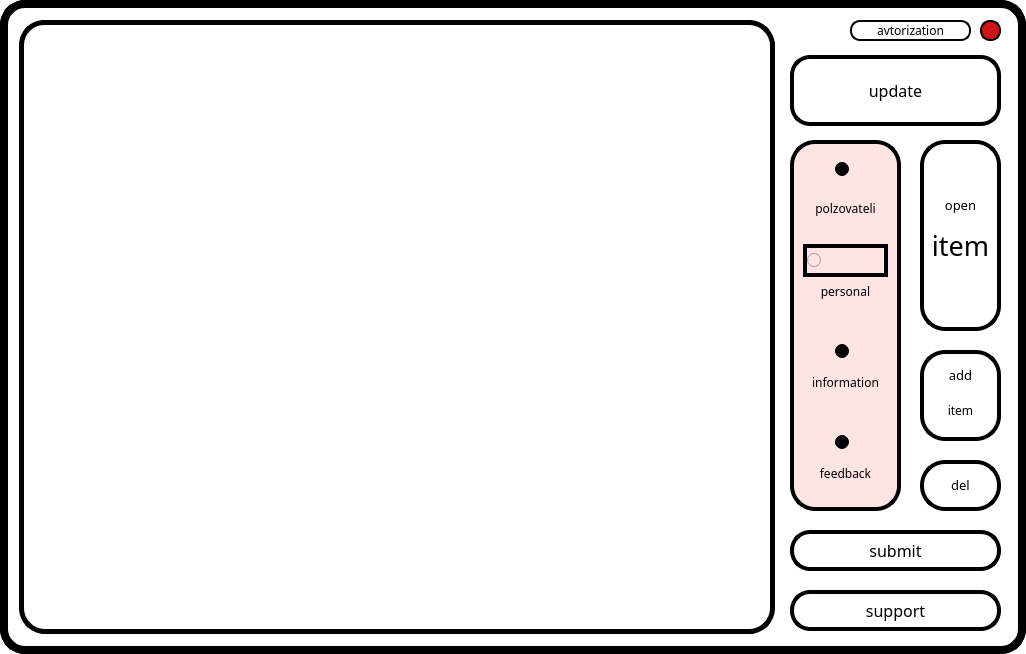
<?xml version="1.0" encoding="UTF-8"?>
<ui version="4.0">
 <class>polzovat</class>
 <widget class="QMainWindow" name="polzovat">
  <property name="geometry">
   <rect>
    <x>0</x>
    <y>0</y>
    <width>1026</width>
    <height>654</height>
   </rect>
  </property>
  <property name="windowTitle">
   <string>MainWindow</string>
  </property>
  <property name="styleSheet">
   <string notr="true">background-color: rgb(255, 255, 255);
  border:8px solid #000000;
  border-radius: 25px;
</string>
  </property>
  <widget class="QWidget" name="centralwidget">
   <widget class="QPushButton" name="nazad">
    <property name="geometry">
     <rect>
      <x>850</x>
      <y>20</y>
      <width>121</width>
      <height>21</height>
     </rect>
    </property>
    <property name="font">
     <font>
      <family>SETxt</family>
      <pointsize>9</pointsize>
     </font>
    </property>
    <property name="styleSheet">
     <string notr="true">color: rgb(0, 0, 0);
  border:2px solid #000000;
  border-radius: 10px;
padding-left: 0px;
padding-up: 40px;</string>
    </property>
    <property name="text">
     <string>avtorization</string>
    </property>
   </widget>
   <widget class="QPushButton" name="vihod">
    <property name="geometry">
     <rect>
      <x>980</x>
      <y>20</y>
      <width>21</width>
      <height>21</height>
     </rect>
    </property>
    <property name="styleSheet">
     <string notr="true">  border:2px solid #000000;
  border-radius: 10px;
background-color: rgb(207, 20, 23);</string>
    </property>
    <property name="text">
     <string/>
    </property>
   </widget>
   <widget class="QPushButton" name="dobavlinf">
    <property name="geometry">
     <rect>
      <x>920</x>
      <y>140</y>
      <width>81</width>
      <height>191</height>
     </rect>
    </property>
    <property name="font">
     <font>
      <family>SETxt</family>
      <pointsize>18</pointsize>
     </font>
    </property>
    <property name="styleSheet">
     <string notr="true">background-color: qlineargradient(spread:pad, x1:0, y1:0, x2:1, y2:0, stop:0 rgba(0, 0, 0, 0), stop:1 rgba(255, 255, 255, 0));
  border:4px solid #000000;
  border-radius: 25px;
color: rgb(0, 0, 0);</string>
    </property>
    <property name="text">
     <string/>
    </property>
   </widget>
   <widget class="QPushButton" name="obn">
    <property name="geometry">
     <rect>
      <x>790</x>
      <y>590</y>
      <width>211</width>
      <height>41</height>
     </rect>
    </property>
    <property name="font">
     <font>
      <family>SETxt</family>
      <pointsize>12</pointsize>
     </font>
    </property>
    <property name="styleSheet">
     <string notr="true">	background-color: rgb(255, 255, 255);
  border:4px solid #000000;
  border-radius: 20px;
color: rgb(0, 0, 0);</string>
    </property>
    <property name="text">
     <string>support</string>
    </property>
   </widget>
   <widget class="QPushButton" name="udaleninf">
    <property name="geometry">
     <rect>
      <x>920</x>
      <y>350</y>
      <width>81</width>
      <height>91</height>
     </rect>
    </property>
    <property name="styleSheet">
     <string notr="true">background-color: qlineargradient(spread:pad, x1:0, y1:0, x2:1, y2:0, stop:0 rgba(0, 0, 0, 0), stop:1 rgba(255, 255, 255, 0));
  border:4px solid #000000;
color: rgb(0, 0, 0);
  border-radius: 25px;</string>
    </property>
    <property name="text">
     <string/>
    </property>
   </widget>
   <widget class="QFrame" name="frame">
    <property name="geometry">
     <rect>
      <x>790</x>
      <y>140</y>
      <width>111</width>
      <height>371</height>
     </rect>
    </property>
    <property name="styleSheet">
     <string notr="true">
  border:4px solid #000000;
  border-radius: 25px;
background-color: rgb(255, 228, 228);</string>
    </property>
    <property name="frameShape">
     <enum>QFrame::StyledPanel</enum>
    </property>
    <property name="frameShadow">
     <enum>QFrame::Raised</enum>
    </property>
    <layout class="QVBoxLayout" name="verticalLayout">
     <item>
      <widget class="QRadioButton" name="polzz">
       <property name="sizePolicy">
        <sizepolicy hsizetype="Ignored" vsizetype="Ignored">
         <horstretch>0</horstretch>
         <verstretch>0</verstretch>
        </sizepolicy>
       </property>
       <property name="styleSheet">
        <string notr="true">background-color: qlineargradient(spread:pad, x1:0, y1:0, x2:1, y2:0, stop:0 rgba(0, 0, 0, 0), stop:1 rgba(255, 255, 255, 0));
  border:0px solid #000000;
  border-radius: 32px;
color: rgb(0, 0, 0);
padding-left: 32px;</string>
       </property>
       <property name="text">
        <string/>
       </property>
      </widget>
     </item>
     <item>
      <widget class="QLabel" name="polz">
       <property name="sizePolicy">
        <sizepolicy hsizetype="Minimum" vsizetype="Minimum">
         <horstretch>0</horstretch>
         <verstretch>0</verstretch>
        </sizepolicy>
       </property>
       <property name="font">
        <font>
         <family>SETxt</family>
        </font>
       </property>
       <property name="contextMenuPolicy">
        <enum>Qt::NoContextMenu</enum>
       </property>
       <property name="styleSheet">
        <string notr="true">background-color: qlineargradient(spread:pad, x1:0, y1:0, x2:1, y2:0, stop:0 rgba(0, 0, 0, 0), stop:1 rgba(255, 255, 255, 0));
  border:0px solid #000000;
  border-radius: 0px;
color: rgb(0, 0, 0);</string>
       </property>
       <property name="text">
        <string>polzovateli</string>
       </property>
       <property name="textFormat">
        <enum>Qt::RichText</enum>
       </property>
       <property name="alignment">
        <set>Qt::AlignCenter</set>
       </property>
      </widget>
     </item>
     <item>
      <spacer name="verticalSpacer_3">
       <property name="orientation">
        <enum>Qt::Vertical</enum>
       </property>
       <property name="sizeType">
        <enum>QSizePolicy::Ignored</enum>
       </property>
       <property name="sizeHint" stdset="0">
        <size>
         <width>78</width>
         <height>13</height>
        </size>
       </property>
      </spacer>
     </item>
     <item>
      <widget class="QRadioButton" name="personal">
       <property name="sizePolicy">
        <sizepolicy hsizetype="Ignored" vsizetype="Ignored">
         <horstretch>0</horstretch>
         <verstretch>0</verstretch>
        </sizepolicy>
       </property>
       <property name="styleSheet">
        <string notr="true">background-color: qlineargradient(spread:pad, x1:0, y1:0, x2:1, y2:0, stop:0 rgba(0, 0, 0, 0), stop:1 rgba(255, 255, 255, 0));
  border:0px solid #000000;
  border-radius: 25px;
color: rgb(0, 0, 0);
padding-left: 32px;
QRadioButton::indicator {
    width: 15px;
    height: 13px;
}</string>
       </property>
       <property name="text">
        <string/>
       </property>
      </widget>
     </item>
     <item alignment="Qt::AlignTop">
      <widget class="QLabel" name="label">
       <property name="sizePolicy">
        <sizepolicy hsizetype="Minimum" vsizetype="Minimum">
         <horstretch>0</horstretch>
         <verstretch>0</verstretch>
        </sizepolicy>
       </property>
       <property name="font">
        <font>
         <family>SETxt</family>
        </font>
       </property>
       <property name="contextMenuPolicy">
        <enum>Qt::NoContextMenu</enum>
       </property>
       <property name="styleSheet">
        <string notr="true">background-color: qlineargradient(spread:pad, x1:0, y1:0, x2:1, y2:0, stop:0 rgba(0, 0, 0, 0), stop:1 rgba(255, 255, 255, 0));
  border:0px solid #000000;
  border-radius: 0px;
color: rgb(0, 0, 0);</string>
       </property>
       <property name="text">
        <string>personal</string>
       </property>
       <property name="textFormat">
        <enum>Qt::RichText</enum>
       </property>
       <property name="alignment">
        <set>Qt::AlignCenter</set>
       </property>
      </widget>
     </item>
     <item>
      <spacer name="verticalSpacer_2">
       <property name="orientation">
        <enum>Qt::Vertical</enum>
       </property>
       <property name="sizeType">
        <enum>QSizePolicy::Ignored</enum>
       </property>
       <property name="sizeHint" stdset="0">
        <size>
         <width>78</width>
         <height>13</height>
        </size>
       </property>
      </spacer>
     </item>
     <item>
      <widget class="QRadioButton" name="information">
       <property name="sizePolicy">
        <sizepolicy hsizetype="Ignored" vsizetype="Ignored">
         <horstretch>0</horstretch>
         <verstretch>0</verstretch>
        </sizepolicy>
       </property>
       <property name="styleSheet">
        <string notr="true">background-color: qlineargradient(spread:pad, x1:0, y1:0, x2:1, y2:0, stop:0 rgba(0, 0, 0, 0), stop:1 rgba(255, 255, 255, 0));
  border:0px solid #000000;
  border-radius: 25px;
color: rgb(0, 0, 0);
padding-left: 32px;</string>
       </property>
       <property name="text">
        <string/>
       </property>
      </widget>
     </item>
     <item alignment="Qt::AlignTop">
      <widget class="QLabel" name="label_2">
       <property name="sizePolicy">
        <sizepolicy hsizetype="Minimum" vsizetype="Minimum">
         <horstretch>0</horstretch>
         <verstretch>0</verstretch>
        </sizepolicy>
       </property>
       <property name="font">
        <font>
         <family>SETxt</family>
        </font>
       </property>
       <property name="contextMenuPolicy">
        <enum>Qt::NoContextMenu</enum>
       </property>
       <property name="styleSheet">
        <string notr="true">background-color: qlineargradient(spread:pad, x1:0, y1:0, x2:1, y2:0, stop:0 rgba(0, 0, 0, 0), stop:1 rgba(255, 255, 255, 0));
  border:0px solid #000000;
  border-radius: 0px;
color: rgb(0, 0, 0);</string>
       </property>
       <property name="text">
        <string>information</string>
       </property>
       <property name="textFormat">
        <enum>Qt::RichText</enum>
       </property>
       <property name="alignment">
        <set>Qt::AlignCenter</set>
       </property>
      </widget>
     </item>
     <item>
      <spacer name="verticalSpacer">
       <property name="orientation">
        <enum>Qt::Vertical</enum>
       </property>
       <property name="sizeType">
        <enum>QSizePolicy::Ignored</enum>
       </property>
       <property name="sizeHint" stdset="0">
        <size>
         <width>78</width>
         <height>13</height>
        </size>
       </property>
      </spacer>
     </item>
     <item>
      <widget class="QRadioButton" name="feedback">
       <property name="sizePolicy">
        <sizepolicy hsizetype="Ignored" vsizetype="Ignored">
         <horstretch>0</horstretch>
         <verstretch>0</verstretch>
        </sizepolicy>
       </property>
       <property name="styleSheet">
        <string notr="true">background-color: qlineargradient(spread:pad, x1:0, y1:0, x2:1, y2:0, stop:0 rgba(0, 0, 0, 0), stop:1 rgba(255, 255, 255, 0));
  border:0px solid #000000;
  border-radius: 25px;
color: rgb(0, 0, 0);
padding-left: 32px;</string>
       </property>
       <property name="text">
        <string/>
       </property>
      </widget>
     </item>
     <item alignment="Qt::AlignTop">
      <widget class="QLabel" name="label_3">
       <property name="sizePolicy">
        <sizepolicy hsizetype="Minimum" vsizetype="Minimum">
         <horstretch>0</horstretch>
         <verstretch>0</verstretch>
        </sizepolicy>
       </property>
       <property name="font">
        <font>
         <family>SETxt</family>
        </font>
       </property>
       <property name="contextMenuPolicy">
        <enum>Qt::NoContextMenu</enum>
       </property>
       <property name="styleSheet">
        <string notr="true">background-color: qlineargradient(spread:pad, x1:0, y1:0, x2:1, y2:0, stop:0 rgba(0, 0, 0, 0), stop:1 rgba(255, 255, 255, 0));
  border:0px solid #000000;
  border-radius: 0px;
color: rgb(0, 0, 0);</string>
       </property>
       <property name="text">
        <string>feedback</string>
       </property>
       <property name="textFormat">
        <enum>Qt::RichText</enum>
       </property>
       <property name="alignment">
        <set>Qt::AlignCenter</set>
       </property>
      </widget>
     </item>
    </layout>
   </widget>
   <widget class="Line" name="line_6">
    <property name="geometry">
     <rect>
      <x>744</x>
      <y>593</y>
      <width>31</width>
      <height>41</height>
     </rect>
    </property>
    <property name="styleSheet">
     <string notr="true">  border:5px solid #000000;
background-color: qlineargradient(spread:pad, x1:0, y1:0, x2:1, y2:0, stop:0 rgba(0, 0, 0, 0), stop:1 rgba(255, 255, 255, 0));
border-top-left-radius : 0;
border-top-right-radius : 0;
border-bottom-right-radius: 26;
border-bottom-left-radius : 0;

border-left: opx;
border-top: opx;</string>
    </property>
    <property name="orientation">
     <enum>Qt::Vertical</enum>
    </property>
   </widget>
   <widget class="Line" name="line_8">
    <property name="geometry">
     <rect>
      <x>19</x>
      <y>20</y>
      <width>31</width>
      <height>31</height>
     </rect>
    </property>
    <property name="styleSheet">
     <string notr="true">  border:5px solid #000000;
background-color: qlineargradient(spread:pad, x1:0, y1:0, x2:1, y2:0, stop:0 rgba(0, 0, 0, 0), stop:1 rgba(255, 255, 255, 0));
border-top-left-radius : 25;
border-top-right-radius : 0;
border-bottom-right-radius: 0;
border-bottom-left-radius : 0;

border-right: opx;
border-bottom: opx;</string>
    </property>
    <property name="orientation">
     <enum>Qt::Vertical</enum>
    </property>
   </widget>
   <widget class="Line" name="line_9">
    <property name="geometry">
     <rect>
      <x>759</x>
      <y>16</y>
      <width>31</width>
      <height>20</height>
     </rect>
    </property>
    <property name="styleSheet">
     <string notr="true">  border:0px solid #000000;
background-color: rgb(255, 255, 255);
border-top-left-radius : 0;
border-top-right-radius : 1;
border-bottom-right-radius: 0;
border-bottom-left-radius : 0;

border-left: opx;
border-bottom: opx;</string>
    </property>
    <property name="orientation">
     <enum>Qt::Vertical</enum>
    </property>
   </widget>
   <widget class="Line" name="line_3">
    <property name="geometry">
     <rect>
      <x>19</x>
      <y>42</y>
      <width>5</width>
      <height>554</height>
     </rect>
    </property>
    <property name="orientation">
     <enum>Qt::Vertical</enum>
    </property>
   </widget>
   <widget class="Line" name="line">
    <property name="geometry">
     <rect>
      <x>41</x>
      <y>629</y>
      <width>713</width>
      <height>5</height>
     </rect>
    </property>
    <property name="orientation">
     <enum>Qt::Horizontal</enum>
    </property>
   </widget>
   <widget class="Line" name="line_7">
    <property name="geometry">
     <rect>
      <x>19</x>
      <y>593</y>
      <width>31</width>
      <height>41</height>
     </rect>
    </property>
    <property name="styleSheet">
     <string notr="true">  border:5px solid #000000;
background-color: qlineargradient(spread:pad, x1:0, y1:0, x2:1, y2:0, stop:0 rgba(0, 0, 0, 0), stop:1 rgba(255, 255, 255, 0));
border-top-left-radius : 0;
border-top-right-radius : 0;
border-bottom-right-radius: 0;
border-bottom-left-radius : 26;

border-right: opx;
border-top: opx;</string>
    </property>
    <property name="orientation">
     <enum>Qt::Vertical</enum>
    </property>
   </widget>
   <widget class="Line" name="line_2">
    <property name="geometry">
     <rect>
      <x>41</x>
      <y>20</y>
      <width>710</width>
      <height>5</height>
     </rect>
    </property>
    <property name="orientation">
     <enum>Qt::Horizontal</enum>
    </property>
   </widget>
   <widget class="Line" name="line_4">
    <property name="geometry">
     <rect>
      <x>770</x>
      <y>42</y>
      <width>5</width>
      <height>554</height>
     </rect>
    </property>
    <property name="orientation">
     <enum>Qt::Vertical</enum>
    </property>
   </widget>
   <widget class="Line" name="line_5">
    <property name="geometry">
     <rect>
      <x>744</x>
      <y>20</y>
      <width>31</width>
      <height>31</height>
     </rect>
    </property>
    <property name="styleSheet">
     <string notr="true">  border:5px solid #000000;
background-color: qlineargradient(spread:pad, x1:0, y1:0, x2:1, y2:0, stop:0 rgba(0, 0, 0, 0), stop:1 rgba(255, 255, 255, 0));
border-top-left-radius : 0;
border-top-right-radius : 26;
border-bottom-right-radius: 0;
border-bottom-left-radius : 0;

border-left: opx;
border-bottom: opx;</string>
    </property>
    <property name="orientation">
     <enum>Qt::Vertical</enum>
    </property>
   </widget>
   <widget class="QLabel" name="label_4">
    <property name="geometry">
     <rect>
      <x>925</x>
      <y>190</y>
      <width>71</width>
      <height>31</height>
     </rect>
    </property>
    <property name="sizePolicy">
     <sizepolicy hsizetype="Minimum" vsizetype="Minimum">
      <horstretch>0</horstretch>
      <verstretch>0</verstretch>
     </sizepolicy>
    </property>
    <property name="font">
     <font>
      <family>SETxt</family>
      <pointsize>10</pointsize>
     </font>
    </property>
    <property name="contextMenuPolicy">
     <enum>Qt::NoContextMenu</enum>
    </property>
    <property name="styleSheet">
     <string notr="true">background-color: qlineargradient(spread:pad, x1:0, y1:0, x2:1, y2:0, stop:0 rgba(0, 0, 0, 0), stop:1 rgba(255, 255, 255, 0));
  border:0px solid #000000;
  border-radius: 0px;
color: rgb(0, 0, 0);</string>
    </property>
    <property name="text">
     <string>open</string>
    </property>
    <property name="textFormat">
     <enum>Qt::RichText</enum>
    </property>
    <property name="alignment">
     <set>Qt::AlignCenter</set>
    </property>
   </widget>
   <widget class="QLabel" name="label_5">
    <property name="geometry">
     <rect>
      <x>925</x>
      <y>360</y>
      <width>71</width>
      <height>31</height>
     </rect>
    </property>
    <property name="sizePolicy">
     <sizepolicy hsizetype="Minimum" vsizetype="Minimum">
      <horstretch>0</horstretch>
      <verstretch>0</verstretch>
     </sizepolicy>
    </property>
    <property name="font">
     <font>
      <family>SETxt</family>
      <pointsize>10</pointsize>
     </font>
    </property>
    <property name="contextMenuPolicy">
     <enum>Qt::NoContextMenu</enum>
    </property>
    <property name="styleSheet">
     <string notr="true">background-color: qlineargradient(spread:pad, x1:0, y1:0, x2:1, y2:0, stop:0 rgba(0, 0, 0, 0), stop:1 rgba(255, 255, 255, 0));
  border:0px solid #000000;
  border-radius: 0px;
color: rgb(0, 0, 0);</string>
    </property>
    <property name="text">
     <string>add</string>
    </property>
    <property name="textFormat">
     <enum>Qt::RichText</enum>
    </property>
    <property name="alignment">
     <set>Qt::AlignCenter</set>
    </property>
   </widget>
   <widget class="QLabel" name="label_6">
    <property name="geometry">
     <rect>
      <x>925</x>
      <y>220</y>
      <width>71</width>
      <height>51</height>
     </rect>
    </property>
    <property name="sizePolicy">
     <sizepolicy hsizetype="Minimum" vsizetype="Minimum">
      <horstretch>0</horstretch>
      <verstretch>0</verstretch>
     </sizepolicy>
    </property>
    <property name="font">
     <font>
      <family>SETxt</family>
      <pointsize>20</pointsize>
     </font>
    </property>
    <property name="contextMenuPolicy">
     <enum>Qt::NoContextMenu</enum>
    </property>
    <property name="styleSheet">
     <string notr="true">background-color: qlineargradient(spread:pad, x1:0, y1:0, x2:1, y2:0, stop:0 rgba(0, 0, 0, 0), stop:1 rgba(255, 255, 255, 0));
  border:0px solid #000000;
  border-radius: 0px;
color: rgb(0, 0, 0);</string>
    </property>
    <property name="text">
     <string>item</string>
    </property>
    <property name="textFormat">
     <enum>Qt::RichText</enum>
    </property>
    <property name="alignment">
     <set>Qt::AlignCenter</set>
    </property>
   </widget>
   <widget class="QLabel" name="label_7">
    <property name="geometry">
     <rect>
      <x>910</x>
      <y>400</y>
      <width>101</width>
      <height>21</height>
     </rect>
    </property>
    <property name="sizePolicy">
     <sizepolicy hsizetype="Minimum" vsizetype="Minimum">
      <horstretch>0</horstretch>
      <verstretch>0</verstretch>
     </sizepolicy>
    </property>
    <property name="font">
     <font>
      <family>SETxt</family>
      <pointsize>9</pointsize>
     </font>
    </property>
    <property name="contextMenuPolicy">
     <enum>Qt::NoContextMenu</enum>
    </property>
    <property name="styleSheet">
     <string notr="true">background-color: qlineargradient(spread:pad, x1:0, y1:0, x2:1, y2:0, stop:0 rgba(0, 0, 0, 0), stop:1 rgba(255, 255, 255, 0));
  border:0px solid #000000;
  border-radius: 0px;
color: rgb(0, 0, 0);</string>
    </property>
    <property name="text">
     <string>item</string>
    </property>
    <property name="textFormat">
     <enum>Qt::RichText</enum>
    </property>
    <property name="alignment">
     <set>Qt::AlignCenter</set>
    </property>
   </widget>
   <widget class="QPushButton" name="udaleninf_2">
    <property name="geometry">
     <rect>
      <x>920</x>
      <y>460</y>
      <width>81</width>
      <height>51</height>
     </rect>
    </property>
    <property name="styleSheet">
     <string notr="true">background-color: qlineargradient(spread:pad, x1:0, y1:0, x2:1, y2:0, stop:0 rgba(0, 0, 0, 0), stop:1 rgba(255, 255, 255, 0));
  border:4px solid #000000;
color: rgb(0, 0, 0);
  border-radius: 25px;</string>
    </property>
    <property name="text">
     <string/>
    </property>
   </widget>
   <widget class="QLabel" name="label_8">
    <property name="geometry">
     <rect>
      <x>920</x>
      <y>460</y>
      <width>81</width>
      <height>51</height>
     </rect>
    </property>
    <property name="sizePolicy">
     <sizepolicy hsizetype="Minimum" vsizetype="Minimum">
      <horstretch>0</horstretch>
      <verstretch>0</verstretch>
     </sizepolicy>
    </property>
    <property name="font">
     <font>
      <family>SETxt</family>
      <pointsize>10</pointsize>
     </font>
    </property>
    <property name="contextMenuPolicy">
     <enum>Qt::NoContextMenu</enum>
    </property>
    <property name="styleSheet">
     <string notr="true">background-color: qlineargradient(spread:pad, x1:0, y1:0, x2:1, y2:0, stop:0 rgba(0, 0, 0, 0), stop:1 rgba(255, 255, 255, 0));
  border:0px solid #000000;
  border-radius: 0px;
color: rgb(0, 0, 0);</string>
    </property>
    <property name="text">
     <string>del</string>
    </property>
    <property name="textFormat">
     <enum>Qt::RichText</enum>
    </property>
    <property name="alignment">
     <set>Qt::AlignCenter</set>
    </property>
   </widget>
   <widget class="QPushButton" name="obn_2">
    <property name="geometry">
     <rect>
      <x>790</x>
      <y>530</y>
      <width>211</width>
      <height>41</height>
     </rect>
    </property>
    <property name="font">
     <font>
      <family>SETxt</family>
      <pointsize>12</pointsize>
     </font>
    </property>
    <property name="styleSheet">
     <string notr="true">	background-color: rgb(255, 255, 255);
  border:4px solid #000000;
  border-radius: 20px;
color: rgb(0, 0, 0);</string>
    </property>
    <property name="text">
     <string>submit</string>
    </property>
   </widget>
   <widget class="QPushButton" name="obn_3">
    <property name="geometry">
     <rect>
      <x>790</x>
      <y>55</y>
      <width>211</width>
      <height>71</height>
     </rect>
    </property>
    <property name="font">
     <font>
      <family>SETxt</family>
      <pointsize>12</pointsize>
     </font>
    </property>
    <property name="styleSheet">
     <string notr="true">	background-color: rgb(255, 255, 255);
  border:4px solid #000000;
  border-radius: 20px;
color: rgb(0, 0, 0);</string>
    </property>
    <property name="text">
     <string>update</string>
    </property>
   </widget>
   <widget class="QTableView" name="tableView">
    <property name="geometry">
     <rect>
      <x>21</x>
      <y>21</y>
      <width>751</width>
      <height>611</height>
     </rect>
    </property>
    <property name="styleSheet">
     <string notr="true">QWidget{background-color: rgb(255, 255, 255);
  border:0px solid #000000;
  border-radius: 25px;
font: 9pt &quot;SERomand&quot;;}
QTableView{
colomn1-	font: 75 10pt &quot;Segoe UI Variable Small&quot;;
}

QScrollBar:vertical {
            border: 0px solid #999999;
            background:white;
            width:8px;    
            margin: 0px 0px 0px 0px;
        }
        QScrollBar::handle:vertical {         
       
            min-height: 0px;
          	border: 0px solid red;
			border-radius: 4px;
			background-color: black;
        }
        QScrollBar::add-line:vertical {       
            height: 0px;
            subcontrol-position: bottom;
            subcontrol-origin: margin;
        }
        QScrollBar::sub-line:vertical {
            height: 0 px;
            subcontrol-position: top;
            subcontrol-origin: margin;
        }

QScrollBar:horizontal {
            border: 0px solid #999999;
            background:white;
            width:8px;    
            margin: 0px 0px 0px 0px;
        }
        QScrollBar::handle:horizontal {         
       
            min-height: 0px;
          	border: 0px solid red;
			border-radius: 4px;
			background-color: black;
        }
        QScrollBar::add-line:horizontal {       
            height: 0px;
            subcontrol-position: bottom;
            subcontrol-origin: margin;
        }
        QScrollBar::sub-line:horizontal {
            height: 0 px;
            subcontrol-position: top;
            subcontrol-origin: margin;
        }

</string>
    </property>
    <property name="editTriggers">
     <set>QAbstractItemView::NoEditTriggers</set>
    </property>
   </widget>
   <zorder>tableView</zorder>
   <zorder>label_8</zorder>
   <zorder>label_7</zorder>
   <zorder>label_5</zorder>
   <zorder>line_8</zorder>
   <zorder>line_7</zorder>
   <zorder>nazad</zorder>
   <zorder>vihod</zorder>
   <zorder>obn</zorder>
   <zorder>frame</zorder>
   <zorder>line</zorder>
   <zorder>line_2</zorder>
   <zorder>line_3</zorder>
   <zorder>line_6</zorder>
   <zorder>line_4</zorder>
   <zorder>line_9</zorder>
   <zorder>line_5</zorder>
   <zorder>label_4</zorder>
   <zorder>label_6</zorder>
   <zorder>dobavlinf</zorder>
   <zorder>udaleninf</zorder>
   <zorder>udaleninf_2</zorder>
   <zorder>obn_2</zorder>
   <zorder>obn_3</zorder>
  </widget>
 </widget>
 <resources/>
 <connections/>
</ui>
